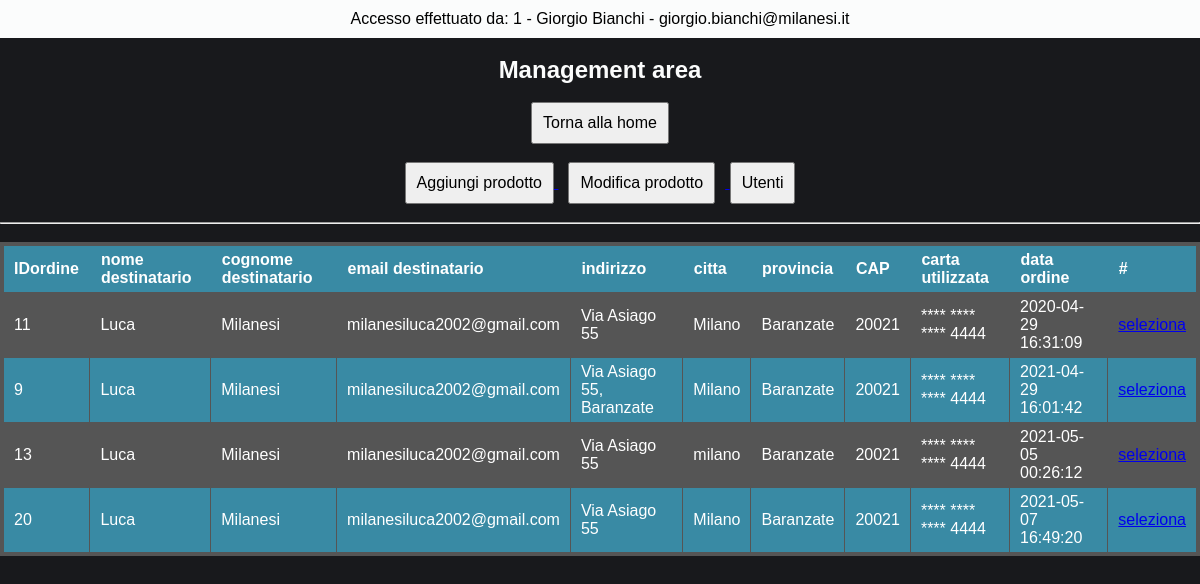
The page /management/viewUser.select.ordini.php?IDutente=38 (signed in) on the database as committed earlier.
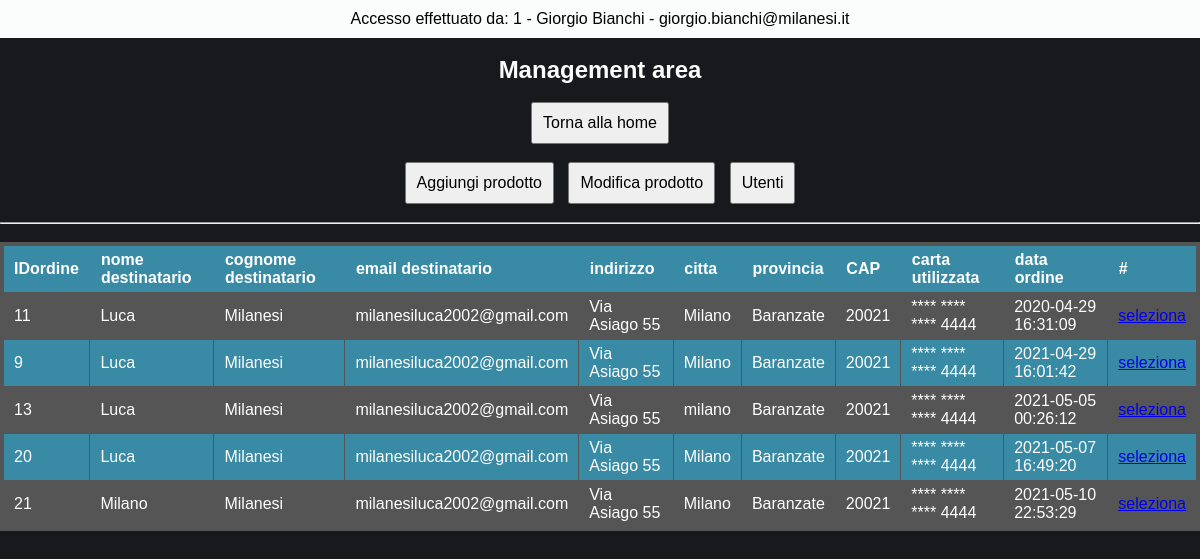
The same page on the database as committed later.
### tables this page shows
CREATE TABLE `dipendenti` (
  `IDdipendente` int(11) NOT NULL AUTO_INCREMENT,
  `nome` varchar(30) DEFAULT NULL,
  `cognome` varchar(30) DEFAULT NULL,
  `data_nascita` date DEFAULT NULL,
  `luogo_nascita` varchar(30) DEFAULT NULL,
  `sesso` varchar(1) DEFAULT NULL,
  `provincia_sigla` varchar(2) DEFAULT NULL,
  `codice_fiscale` varchar(16) DEFAULT NULL,
  `salario_mensile` decimal(10,2) DEFAULT NULL,
  `ore_lavoro_settimanali` int(11) DEFAULT NULL,
  `email_personale` varchar(50) DEFAULT NULL,
  `email_aziendale` varchar(50) DEFAULT NULL,
  `password_aziendale` varchar(30) DEFAULT NULL,
  PRIMARY KEY (`IDdipendente`),
  UNIQUE KEY `codice_fiscale` (`codice_fiscale`,`email_personale`,`email_aziendale`)
);

CREATE TABLE `ordine` (
  `IDordine` int(11) NOT NULL AUTO_INCREMENT,
  `nome_destinatario` varchar(30) DEFAULT NULL,
  `cognome_destinatario` varchar(30) DEFAULT NULL,
  `email_destinatario` varchar(80) DEFAULT NULL,
  `indirizzo` varchar(100) DEFAULT NULL,
  `citta` varchar(30) DEFAULT NULL,
  `provincia` varchar(30) DEFAULT NULL,
  `cap` int(11) DEFAULT NULL,
  `numero_carta_utilizzata` varchar(19) DEFAULT NULL,
  `data_ordine` datetime DEFAULT NULL,
  `latitudine` varchar(25) DEFAULT NULL,
  `longitudine` varchar(25) DEFAULT NULL,
  `altitudine` varchar(25) DEFAULT NULL,
  `idutente` int(11) DEFAULT NULL,
  PRIMARY KEY (`IDordine`),
  KEY `idutente` (`idutente`),
  CONSTRAINT `ordine_ibfk_1` FOREIGN KEY (`idutente`) REFERENCES `utenti` (`IDutente`)
);

### management/viewUser.select.ordini.php (the view, shortened to what this page needs)
<?php
include '../dbConfig/dbConfig.php';
?>
<!DOCTYPE html>
<html>
  <?php
    $IDutente = $_GET["IDutente"];
    $email_aziendale = $_SESSION['email_aziendale'];
    $sql_dip = "SELECT * FROM dipendenti WHERE email_aziendale = '$email_aziendale'";
            $result_dip = $conn->query($sql_dip);
            $row_dip = $result_dip->fetch_assoc();
    $sql = "SELECT * FROM utenti WHERE IDutente = '$IDutente'";
            $result = $conn->query($sql);
            $row = $result->fetch_assoc();
  ?>
  <head>
    <link rel="stylesheet" href="./css/style.management.css">
  </head>
  <body >
      <div class="header-page">
        <div class="header">
          <p> Accesso effettuato da: <?php echo "{$row_dip["IDdipendente"]} - {$row_dip["nome"]} {$row_dip["cognome"]} - {$row_dip["email_aziendale"]}" ?> </p>
        </div>
        <br>
        <h2> Management area </h2>
        <br>
        <a href="./managementPage.php"> <button name="management-page"> Torna alla home </button> </a>
        <br><br>
        <a href="./aggiungiProdotto.php"> <button name="agg-prod"> Aggiungi prodotto </button> </a>
        <a href="./modificaProdotto.php"> <button name="mod-prod" style="margin: 0 10px;"> Modifica prodotto </button> </a>
        <a href="./viewUser.php"> <button name="view-user"> Utenti </button> </a>
        <br><br><hr><br>
      </div>
    <form action="<?php echo $_SERVER['PHP_SELF']; ?>" method="post">
      <?php
          $sql_ordini = "SELECT * FROM ordine WHERE idutente = '$IDutente' ORDER BY data_ordine";
                             $result_ordini = $conn->query($sql_ordini);
          ?>
          <table class="steelBlueCols">
            <tr>
              <thead>
                <th> IDordine </th>
                <th> nome destinatario </th>
                <th> cognome destinatario </th>
                <th> email destinatario </th>
                <th> indirizzo </th>
                <th> citta </th>
                <th> provincia </th>
                <th> CAP </th>
                <th> carta utilizzata </th>
                <th> data ordine </th>
                <th> # </th>
              </thead>
            </tr>
            <tbody>
          <?php
          while ($row_ordini = $result_ordini->fetch_assoc()) {
            ?>
              <tr>
                <td> <?php echo $row_ordini["IDordine"] ?> </td>
                <td> <?php echo $row_ordini["nome_destinatario"] ?> </td>
                <td> <?php echo $row_ordini["cognome_destinatario"] ?> </td>
                <td> <?php echo $row_ordini["email_destinatario"] ?> </td>
                <td> <?php echo $row_ordini["indirizzo"] ?> </td>
                <td> <?php echo $row_ordini["citta"] ?> </td>
                <td> <?php echo $row_ordini["provincia"] ?> </td>
                <td> <?php echo $row_ordini["cap"] ?> </td>
                <td> <?php echo $row_ordini["numero_carta_utilizzata"] ?> </td>
                <td> <?php echo $row_ordini["data_ordine"] ?> </td>
                <td class="text-a">
                  <?php echo "<a href=./viewUser.select.ordine.acquisto.php?IDutente={$row['IDutente']}&IDordine={$row_ordini["IDordine"]}>" ?>
                    seleziona
                  </a>
                </td>
              </tr>
            <?php
          }
          ?>
        </tbody>
      </table>
    </form>
  </body>
</html>

### management/css/style.management.css (style rules this page uses)
* { font-family: "Montserrat", sans-serif; padding: 0; margin: 0; }
body { background-color: rgb(24,25,28); color: #FBFCFC; text-align: center; box-sizing: content-box; }
.header-page button { padding: 10px; font-size: 16px; }
.header { width: 100%; position: flex; background: #FBFCFC; color: black; padding: 10px 0; }
table.steelBlueCols { border: 4px solid #555555; background-color: #555555; width: 100%; text-align: left; border-collapse: collapse; }
table.steelBlueCols td, table.steelBlueCols th { border: 1px solid #555555; padding: 5px 10px; }
table.steelBlueCols tbody td { font-size: 16px; color: white; }
table.steelBlueCols tr:nth-child(even) { background: #398AA4; }
table.steelBlueCols thead { background: #398AA4; }
table.steelBlueCols thead th { font-size: 16px; font-weight: bold; color: white; text-align: left; border-left: 2px solid #398AA4; }
table.steelBlueCols thead th:first-child { border-left: none; }
table.steelBlueCols td a { width: 100%; }
.text-a { text-align: center; }

Rows that differ between the two databases and show on the page:
changed ordine id 9: indirizzo "Via Asiago 55, Baranzate" → "Via Asiago 55"
added ordine: IDordine "21", nome_destinatario "Milano", cognome_destinatario "Milanesi", email_destinatario "milanesiluca2002@gmail.com", indirizzo "Via Asiago 55", citta "Milano", provincia "Baranzate", cap "20021", numero_carta_utilizzata "**** **** **** 4444", data_ordine "2021-05-10 22:53:29"
